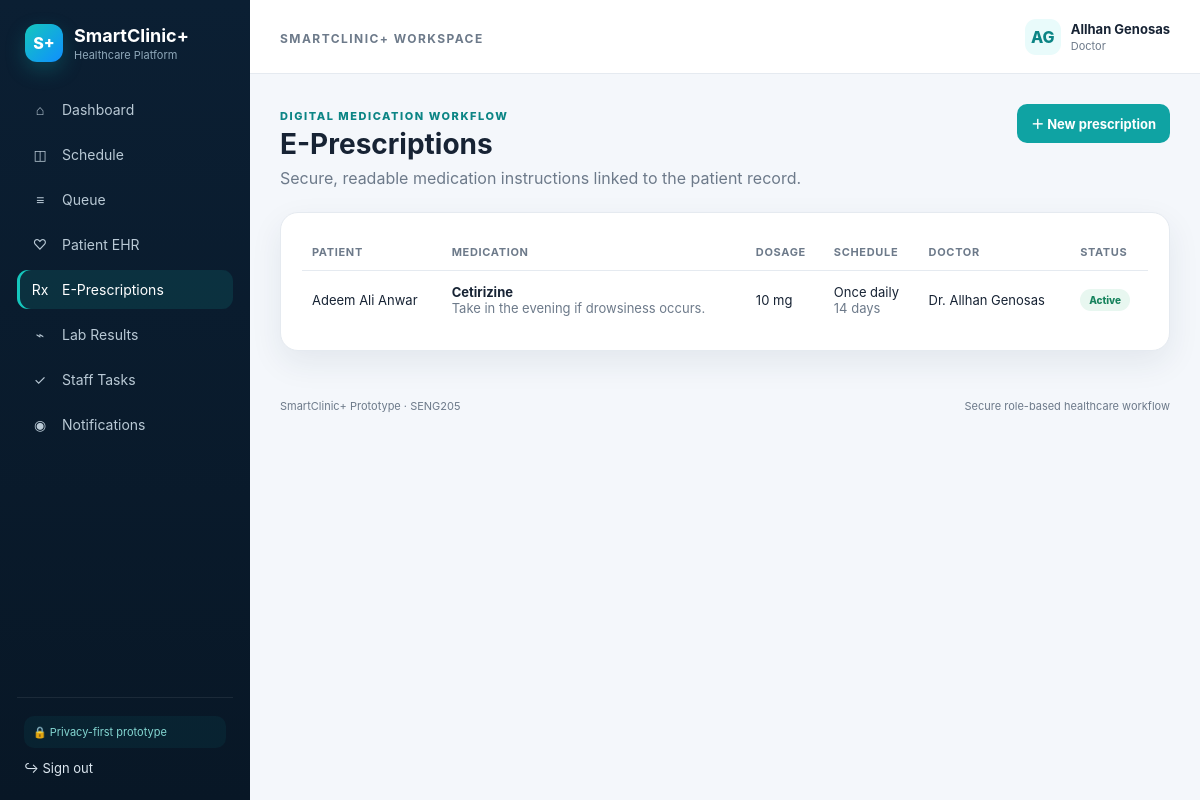
Screenshot of /prescriptions.php (signed in) with the database file from the repository.
### tables this page shows
CREATE TABLE users (
 id INT AUTO_INCREMENT PRIMARY KEY,
 first_name VARCHAR(60) NOT NULL,
 last_name VARCHAR(60) NOT NULL,
 email VARCHAR(160) NOT NULL UNIQUE,
 password_hash VARCHAR(255) NOT NULL,
 role ENUM('patient','doctor','nurse','admin') NOT NULL,
 status ENUM('active','inactive') NOT NULL DEFAULT 'active',
 created_at TIMESTAMP DEFAULT CURRENT_TIMESTAMP,
 updated_at TIMESTAMP DEFAULT CURRENT_TIMESTAMP ON UPDATE CURRENT_TIMESTAMP
);

CREATE TABLE prescriptions (
 id INT AUTO_INCREMENT PRIMARY KEY,
 patient_id INT NOT NULL,
 doctor_id INT NOT NULL,
 medication VARCHAR(160) NOT NULL,
 dosage VARCHAR(80) NOT NULL,
 frequency VARCHAR(120) NOT NULL,
 duration_days INT NOT NULL,
 instructions TEXT,
 status ENUM('active','completed','cancelled') DEFAULT 'active',
 created_at TIMESTAMP DEFAULT CURRENT_TIMESTAMP,
 FOREIGN KEY(patient_id) REFERENCES patients(id),
 FOREIGN KEY(doctor_id) REFERENCES doctors(id)
);

### includes/db.php (called while the page is built, shortened)
<?php
function db(): PDO
{
    static $pdo = null;
    if ($pdo instanceof PDO) return $pdo;
    $dsn = 'mysql:host=' . DB_HOST . ';port=' . DB_PORT . ';dbname=' . DB_NAME . ';charset=utf8mb4';
    try {
        $pdo = new PDO($dsn, DB_USER, DB_PASS, [
            PDO::ATTR_ERRMODE => PDO::ERRMODE_EXCEPTION,
            PDO::ATTR_DEFAULT_FETCH_MODE => PDO::FETCH_ASSOC,
            PDO::ATTR_EMULATE_PREPARES => false,
        ]);
        return $pdo;
    } catch (PDOException $e) {
        http_response_code(500);
        $safe = APP_ENV === 'development' ? htmlspecialchars($e->getMessage()) : 'Database connection failed.';
        die('<div style="font-family:Arial;padding:2rem;max-width:760px;margin:auto"><h2>SmartClinic+ database connection error</h2><p>' . $safe . '</p><p>Import <code>database/smartclinic_plus.sql</code> in phpMyAdmin, then check <code>config/config.php</code>.</p></div>');
    }
}

### includes/auth.php (called while the page is built, shortened)
<?php
require_once __DIR__ . '/db.php';
function current_user(): ?array
{
    static $user = null;
    if ($user !== null) return $user;
    $stmt = db()->prepare('SELECT id, first_name, last_name, email, role, status FROM users WHERE id = ? LIMIT 1');
    $stmt->execute([$_SESSION['user_id']]);
    $user = $stmt->fetch() ?: null;
    return $user;
}
function require_login(): void
{
    if (!current_user()) {
        $_SESSION['flash'] = ['type' => 'error', 'message' => 'Please sign in to continue.'];
        header('Location: login.php');
        exit;
    }
}
function require_role(array $roles): void
{
    require_login();
}

### prescriptions.php (the view, shortened to what this page needs)
<?php
require_once __DIR__ . '/includes/functions.php';
require_role(['patient', 'doctor', 'admin']);
$pdo = db();
include __DIR__ . '/includes/header.php';
?>
<div class="page-head">
    <div>
        <span class="kicker">Digital medication workflow</span>
        <h1>E-Prescriptions</h1>
        <p>Secure, readable medication instructions linked to the patient record.</p>
    </div>
    <?php if ($u['role'] === 'doctor'): ?>
        <button class="btn btn-primary" data-modal="rxModal">＋ New prescription</button>
    <?php endif; ?>
</div>
<div class="card">
    <div class="table-wrap">
        <table class="table">
            <thead>
                <tr>
                    <?php if ($u['role'] !== 'patient'): ?>
                        <th>Patient</th>
                    <?php endif; ?>
                    <th>Medication</th>
                    <th>Dosage</th>
                    <th>Schedule</th>
                    <th>Doctor</th>
                    <th>Status</th>
                </tr>
            </thead>
            <tbody>
                <?php
                if ($u['role'] === 'patient') {
                    $pid = patient_id_for_user($u['id']);
                    $s = $pdo->prepare('SELECT pr.*, CONCAT(d.title, " ", du.first_name, " ", du.last_name) doctor_name FROM prescriptions pr JOIN doctors d ON d.id = pr.doctor_id JOIN users du ON du.id = d.user_id WHERE pr.patient_id = ? ORDER BY pr.created_at DESC');
                    $s->execute([$pid]);
                } else {
                    $sql = 'SELECT pr.*, CONCAT(pu.first_name, " ", pu.last_name) patient_name, CONCAT(d.title, " ", du.first_name, " ", du.last_name) doctor_name FROM prescriptions pr JOIN patients p ON p.id = pr.patient_id JOIN users pu ON pu.id = p.user_id JOIN doctors d ON d.id = pr.doctor_id JOIN users du ON du.id = d.user_id';
                    $args = [];
                    if ($u['role'] === 'doctor') {
                        $sql .= ' WHERE pr.doctor_id = ?';
                        $args[] = doctor_id_for_user($u['id']);
                    }
                    $sql .= ' ORDER BY pr.created_at DESC';
                    $s = $pdo->prepare($sql);
                    $s->execute($args);
                }
                $rows = $s->fetchAll();
                if (!$rows):
                ?>
                    <tr>
                        <td colspan="6">
                            <div class="empty">No prescriptions found.</div>
                        </td>
                    </tr>
                <?php else: ?>
                    <?php foreach ($rows as $r): ?>
                        <tr>
                            <?php if ($u['role'] !== 'patient'): ?>
                                <td><?= e($r['patient_name']) ?></td>
                            <?php endif; ?>
                            <td>
                                <b><?= e($r['medication']) ?></b><br>
                                <span class="muted"><?= e($r['instructions']) ?></span>
                            </td>
                            <td><?= e($r['dosage']) ?></td>
                            <td>
                                <?= e($r['frequency']) ?><br>
                                <span class="muted"><?= $r['duration_days'] ?> days</span>
                            </td>
                            <td><?= e($r['doctor_name']) ?></td>
                            <td><?= status_badge($r['status']) ?></td>
                        </tr>
                    <?php endforeach; ?>
                <?php endif; ?>
            </tbody>
        </table>
    </div>
</div>
<?php include __DIR__ . '/includes/footer.php'; ?>

### includes/header.php (shortened to what this page needs)
<?php
require_once __DIR__ . '/functions.php';
$u = current_user();
$current = basename($_SERVER['PHP_SELF']);
?>
<!doctype html>
<html lang="en">
<head>
    <link rel="stylesheet" href="assets/css/style.css">
</head>
<body>
<?php if ($u): ?>
    <div class="app-shell">
        <aside class="sidebar">
            <a class="brand" href="dashboard.php">
                <span class="brand-mark">S+</span>
                <span><strong>SmartClinic+</strong><small>Healthcare Platform</small></span>
            </a>
            <nav class="nav">
                <a class="<?= $current === 'dashboard.php' ? 'active' : '' ?>" href="dashboard.php"><span>⌂</span> Dashboard</a>
                <?php if ($u['role'] === 'patient'): ?>
                    <a class="<?= $current === 'appointments.php' ? 'active' : '' ?>" href="appointments.php"><span>◫</span> Appointments</a>
                    <a class="<?= $current === 'queue.php' ? 'active' : '' ?>" href="queue.php"><span>≡</span> My Queue</a>
                    <a class="<?= $current === 'ehr.php' ? 'active' : '' ?>" href="ehr.php"><span>♡</span> Health Record</a>
                    <a class="<?= $current === 'prescriptions.php' ? 'active' : '' ?>" href="prescriptions.php"><span>Rx</span> Prescriptions</a>
                    <a class="<?= $current === 'labs.php' ? 'active' : '' ?>" href="labs.php"><span>⌁</span> Lab Results</a>
                <?php elseif ($u['role'] === 'doctor'): ?>
                    <a class="<?= $current === 'appointments.php' ? 'active' : '' ?>" href="appointments.php"><span>◫</span> Schedule</a>
                    <a class="<?= $current === 'queue.php' ? 'active' : '' ?>" href="queue.php"><span>≡</span> Queue</a>
                    <a class="<?= $current === 'ehr.php' ? 'active' : '' ?>" href="ehr.php"><span>♡</span> Patient EHR</a>
                    <a class="<?= $current === 'prescriptions.php' ? 'active' : '' ?>" href="prescriptions.php"><span>Rx</span> E-Prescriptions</a>
                    <a class="<?= $current === 'labs.php' ? 'active' : '' ?>" href="labs.php"><span>⌁</span> Lab Results</a>
                    <a class="<?= $current === 'tasks.php' ? 'active' : '' ?>" href="tasks.php"><span>✓</span> Staff Tasks</a>
                <?php endif; ?>
                <a class="<?= $current === 'notifications.php' ? 'active' : '' ?>" href="notifications.php">
                    <span>◉</span> Notifications
                </a>
            </nav>
            <div class="sidebar-foot">
                <div class="privacy-chip">🔒 Privacy-first prototype</div>
                <a href="logout.php">↪ Sign out</a>
            </div>
        </aside>
        <main class="main">
            <header class="topbar">
                <div>
                    <span class="eyebrow">SmartClinic+ Workspace</span>
                </div>
                <div class="user-chip">
                    <span class="avatar"><?= e(strtoupper(substr($u['first_name'], 0, 1) . substr($u['last_name'], 0, 1))) ?></span>
                    <span>
                        <strong><?= e(full_name($u)) ?></strong>
                        <small><?= e(role_label($u['role'])) ?></small>
                    </span>
                </div>
            </header>
            <section class="content">
<?php endif; ?>

### includes/functions.php (shortened to what this page needs)
<?php
require_once __DIR__ . '/auth.php';
function e(?string $value): string
{
    return htmlspecialchars((string)$value, ENT_QUOTES, 'UTF-8');
}
function full_name(array $u): string
{
    return trim(($u['first_name'] ?? '') . ' ' . ($u['last_name'] ?? ''));
}
function role_label(string $role): string
{
    return [
        'patient' => 'Patient',
        'doctor'  => 'Doctor',
        'nurse'   => 'Nurse / Staff',
        'admin'   => 'Administrator'
    ][$role] ?? ucfirst($role);
}
function status_badge(string $status): string
{
    $class = match ($status) {
        'confirmed', 'completed', 'active', 'ready' => 'success',
        'booked', 'pending', 'waiting'             => 'warning',
        'cancelled', 'inactive'                    => 'danger',
        'checked_in', 'in_consultation'           => 'info',
        default                                    => 'neutral'
    };
    return '<span class="badge badge-' . $class . '">' . e(str_replace('_', ' ', ucwords($status, '_'))) . '</span>';
}

### assets/css/style.css (style rules this page uses)
:root { --navy: #0b1f33; --navy2: #102b46; --teal: #0fa3a3; --teal2: #0c8585; --cyan: #e9fbfb; --bg: #f4f7fb; --card: #fff; --text: #172334; --muted: #6d7a8a; --line: #e5eaf0; --success: #16835d; --warn: #b96a0b; --danger: #c23d4b; --info: #2167ad; --shadow: 0 12px 32px rgba(22, 45, 72, .08); --radius: 18px; }
* { box-sizing: border-box; }
html { scroll-behavior: smooth; }
body { margin: 0; font-family: Inter, Segoe UI, Arial, sans-serif; color: var(--text); background: var(--bg); }
a { text-decoration: none; color: inherit; }
button, input, select, textarea { font: inherit; }
.app-shell { min-height: 100vh; display: grid; grid-template-columns: 250px 1fr; }
.sidebar { position: sticky; top: 0; height: 100vh; background: linear-gradient(180deg, var(--navy), #081726); color: #dce7f0; padding: 24px 17px; display: flex; flex-direction: column; z-index: 20; }
.brand { display: flex; align-items: center; gap: 11px; margin: 0 8px 28px; }
.brand strong { display: block; color: #fff; font-size: 18px; }
.brand small { display: block; color: #8fa8ba; font-size: 11px; margin-top: 2px; }
.brand-mark { width: 38px; height: 38px; border-radius: 12px; background: linear-gradient(135deg, #15c7bd, #0f8fff); color: #fff; display: grid; place-items: center; font-weight: 800; box-shadow: 0 8px 20px rgba(15, 163, 163, .28); }
.nav { display: grid; gap: 6px; }
.nav a { display: flex; align-items: center; gap: 11px; padding: 11px 12px; border-radius: 11px; color: #b9c9d5; font-size: 14px; }
.nav a:hover, .nav a.active { background: rgba(21, 199, 189, .12); color: #fff; }
.nav a.active { box-shadow: inset 3px 0 #15c7bd; }
.nav a span { width: 22px; text-align: center; }
.sidebar-foot { margin-top: auto; border-top: 1px solid rgba(255, 255, 255, .08); padding: 18px 7px 0; display: grid; gap: 12px; font-size: 13px; }
.privacy-chip { font-size: 11px; color: #84d7d2; background: rgba(15, 163, 163, .08); padding: 9px; border-radius: 10px; }
.main { min-width: 0; }
.topbar { height: 74px; padding: 0 30px; background: #fff; border-bottom: 1px solid var(--line); display: flex; align-items: center; justify-content: space-between; position: sticky; top: 0; z-index: 10; }
.eyebrow { font-size: 12px; font-weight: 700; text-transform: uppercase; letter-spacing: .12em; color: var(--muted); }
.user-chip { display: flex; align-items: center; gap: 10px; }
.user-chip strong, .user-chip small { display: block; font-size: 13px; }
.user-chip small { font-size: 11px; color: var(--muted); margin-top: 2px; }
.avatar { width: 36px; height: 36px; border-radius: 11px; background: var(--cyan); color: var(--teal2); display: grid; place-items: center; font-weight: 800; }
.content { padding: 30px; max-width: 1500px; margin: 0 auto; }
.page-head { display: flex; justify-content: space-between; gap: 20px; align-items: flex-start; margin-bottom: 24px; }
.page-head h1 { margin: 3px 0 7px; font-size: 28px; }
.page-head p { margin: 0; color: var(--muted); max-width: 720px; }
.kicker { font-size: 11px; text-transform: uppercase; letter-spacing: .14em; font-weight: 800; color: var(--teal2); }
.card { background: var(--card); border: 1px solid var(--line); border-radius: var(--radius); box-shadow: var(--shadow); padding: 21px; }
.btn { display: inline-flex; align-items: center; justify-content: center; gap: 8px; border: 0; border-radius: 10px; padding: 10px 14px; font-weight: 700; font-size: 13px; cursor: pointer; }
.btn-primary { background: var(--teal); color: #fff; }
.table-wrap { overflow: auto; }
.table { width: 100%; border-collapse: collapse; font-size: 13px; }
.table th { text-align: left; color: var(--muted); font-size: 11px; text-transform: uppercase; letter-spacing: .06em; padding: 11px 10px; border-bottom: 1px solid var(--line); }
.table td { padding: 13px 10px; border-bottom: 1px solid #eef1f5; vertical-align: middle; }
.table tr:last-child td { border-bottom: 0; }
.badge { display: inline-flex; padding: 5px 9px; border-radius: 999px; font-size: 10px; font-weight: 800; text-transform: capitalize; }
.badge-success { background: #e8f7f0; color: var(--success); }
.muted { color: var(--muted); }

### rows the page displays
users: first_name+last_name "AG", full_name($u) "Allhan Genosas", role "Doctor"
prescriptions: patient_name "Adeem Ali Anwar", medication "Cetirizine", instructions "Take in the evening if drowsiness occurs.", dosage "10 mg", frequency "Once daily", duration_days "14", doctor_name "Dr. Allhan Genosas", status "Active"
